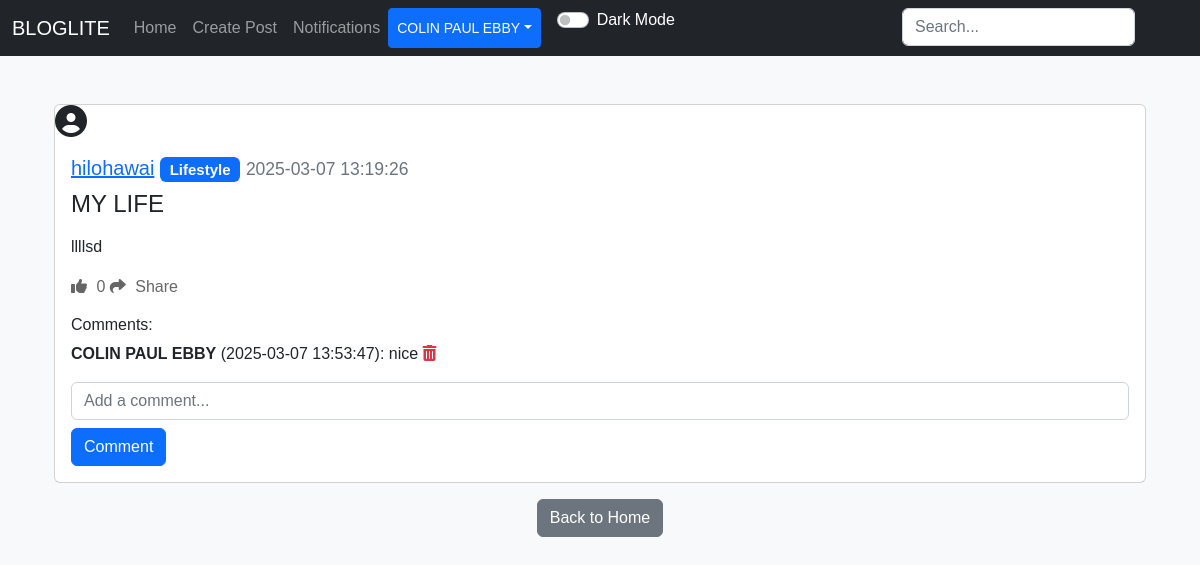
The page /post/11 (signed in) on the database its author committed.
### applicaton/models.py (models this page shows)
class User(db.Model, UserMixin):
    id = db.Column(db.Integer, primary_key=True)
    email = db.Column(db.String(150), unique=True)
    username = db.Column(db.String(150), unique=True)
    password = db.Column(db.String(150))
    date_created = db.Column(db.DateTime(timezone=True), default=func.now())
    profile_picture = db.Column(db.String(150), nullable=True)
    posts = db.relationship("Post", backref="user", cascade="all, delete")
    comments = db.relationship("Comment", backref="user", cascade="all, delete")
    likes = db.relationship("Like", backref="user", cascade="all, delete")
    followers = db.relationship("Follower", foreign_keys=[Follower.user_id], backref="followed_user", lazy="dynamic")
    following = db.relationship("Follower", foreign_keys=[Follower.follower_id], backref="follower", lazy="dynamic")
    notifications = db.relationship("Notification", backref="user", cascade="all, delete", lazy="dynamic")

class Category(db.Model):
    id = db.Column(db.Integer, primary_key=True)
    name = db.Column(db.String(50), unique=True, nullable=False)
    posts = db.relationship("Post", backref="category", cascade="all, delete")

class Post(db.Model):
    id = db.Column(db.Integer, primary_key=True)
    title = db.Column(db.String(150), nullable=False)  # Add title field
    text = db.Column(db.Text, nullable=False)
    date_created = db.Column(db.DateTime(timezone=True), default=func.now())
    author = db.Column(db.Integer, db.ForeignKey('user.id'), nullable=False)
    category_id = db.Column(db.Integer, db.ForeignKey('category.id'), nullable=True)
    comments = db.relationship("Comment", backref="post", cascade="all, delete")
    likes = db.relationship("Like", backref="post", cascade="all, delete")

class Comment(db.Model):
    id = db.Column(db.Integer, primary_key=True)
    text = db.Column(db.String(20), nullable=False)
    date_created = db.Column(db.DateTime(timezone=True), default=func.now())
    author = db.Column(db.Integer, db.ForeignKey('user.id'), nullable=False)
    post_id = db.Column(db.Integer, db.ForeignKey('post.id'), nullable=False)

### applicaton/views.py (the view)
@views.route("/post/<id>")
@login_required
def view_post(id):
    post = Post.query.get(id)
    if not post:
        flash("Post does not exist", category="error")
        return redirect(url_for('views.home'))
    return render_template("view_post.html", user=current_user, post=post, User=User)

### applicaton/templates/view_post.html (shortened to what this page needs)
{% extends "nav.html" %}
{% block content %}
<div class="container mt-5">
    <div class="card mb-3">
        <div class="profile-pic-container mr-3">
            {% if post.user.profile_picture %}
                <img src="{{ url_for('static', filename='uploads/' + post.user.profile_picture) }}" alt="Profile Picture" class="profile-pic">
            {% else %}
                <i class="fas fa-user-circle fa-2x"></i>
            {% endif %}
        </div>
        <div class="card-body">
            <h5 class="card-title">
                <a href="{{ url_for('views.post', username=post.user.username) }}">{{ post.user.username }}</a>
                {% if post.category %}
                    <span class="badge bg-primary">{{ post.category.name }}</span>
                {% endif %}
                <small class="text-muted">{{ post.date_created }}</small>
            </h5>
            <h4>{{ post.title }}</h4>
            <p class="card-text">{{ post.text | safe }}</p>
            <div>
                <a href="#" class="like-btn" data-post-id="{{ post.id }}">
                    <i class="fas fa-thumbs-up"></i> <span class="like-count">{{ post.likes|length }}</span>
                </a>
                <a href="#" class="share-btn ml-3" data-post-id="{{ post.id }}" data-bs-toggle="modal" data-bs-target="#shareModal">
                    <i class="fas fa-share"></i> Share
                </a>
            </div>
            <h6 class="mt-3">Comments:</h6>
            <div id="comments">
                {% for comment in post.comments %}
                    <p id="comment-{{ comment.id }}">
                        <strong>{{ comment.user.username }}</strong> ({{ comment.date_created }}): {{ comment.text }}
                        {% if current_user.id == comment.author or current_user.id == post.author %}
                            <a href="#" class="delete-comment text-danger ml-2" data-comment-id="{{ comment.id }}">
                                <i class="fas fa-trash-alt"></i>
                            </a>
                        {% endif %}
                    </p>
                {% endfor %}
            </div>
            <form id="comment-form" method="POST">
                <div class="form-group">
                    <input type="text" name="text" id="comment-text" class="form-control" placeholder="Add a comment...">
                    <button type="submit" class="btn btn-primary mt-2">Comment</button>
                </div>
            </form>
        </div>
    </div>
    <div align="center">
        <a href="{{ url_for('views.home') }}"><button type="button" class="btn btn-secondary">Back to Home</button></a>
    </div>
</div>
{% endblock %}

### applicaton/templates/nav.html (shortened to what this page needs)
<!DOCTYPE html>
<html lang="en">
<head>
  <link href="https://cdn.jsdelivr.net/npm/bootstrap@5.2.3/dist/css/bootstrap.min.css" rel="stylesheet">
  <link rel="stylesheet" href="https://code.jquery.com/ui/1.12.1/themes/base/jquery-ui.css">
  <link rel="stylesheet" href="{{ url_for('static', filename='style.css') }}">
</head>
<body>
  <nav class="navbar navbar-expand-lg navbar-dark bg-dark">
    <div class="container-fluid">
      <a class="navbar-brand" href="/home">BLOGLITE</a>
      <div class="collapse navbar-collapse" id="navbar">
        <div class="navbar-nav">
          <a class="nav-item nav-link" href="/home">Home</a>
          {% if user.is_authenticated %}
            <a class="nav-item nav-link" href="/create-post">Create Post</a>
            <a class="nav-item nav-link" href="/notifications">Notifications</a>
            <div style="position: absolute; right: 57px;">
              <form action="{{ url_for('views.search') }}" method="POST" class="d-flex" role="search">
                <input type="search" placeholder="Search..." name="query" class="form-control me-2" id="search-input">
              </form>
            </div>
            <div class="btn-group">
              <button type="button" class="btn btn-sm btn-primary dropdown-toggle" data-bs-toggle="dropdown">{{ user.username }}</button>
            </div>
          {% else %}
            <a class="nav-item nav-link" href="/login">Login</a>
            <a class="nav-item nav-link" href="/sign-up">Sign Up</a>
          {% endif %}
          <div class="form-check form-switch ms-3">
            <input class="form-check-input" type="checkbox" id="darkModeToggle" onclick="toggleDarkMode()">
            <label class="form-check-label text-white" for="darkModeToggle">Dark Mode</label>
          </div>
        </div>
      </div>
    </div>
  </nav>
  <div class="container">{% block content %}{% endblock %}</div>
</body>
</html>

### applicaton/static/style.css (style rules this page uses)
body { background-color: #f8f9fa; font-family: Arial, sans-serif; }
.profile-pic-container { display: inline-block; vertical-align: middle; margin-right: 10px; }
.like-btn { color: #666; text-decoration: none; transition: color 0.3s ease; }
.like-btn i { margin-right: 5px; }
.share-btn { color: #666; text-decoration: none; transition: color 0.3s ease; }
.share-btn i { margin-right: 5px; }

### rows shown on the page
User: username "COLIN PAUL EBBY"
User: user.username "hilohawai"
Category: category.name "Lifestyle"
Post: date_created "2025-03-07 13:19:26", title "MY LIFE", text "llllsd"
Comment: user.username "COLIN PAUL EBBY", date_created "2025-03-07 13:53:47", text "nice"

### other values the page prints
{{ post.likes|length }} "0"
